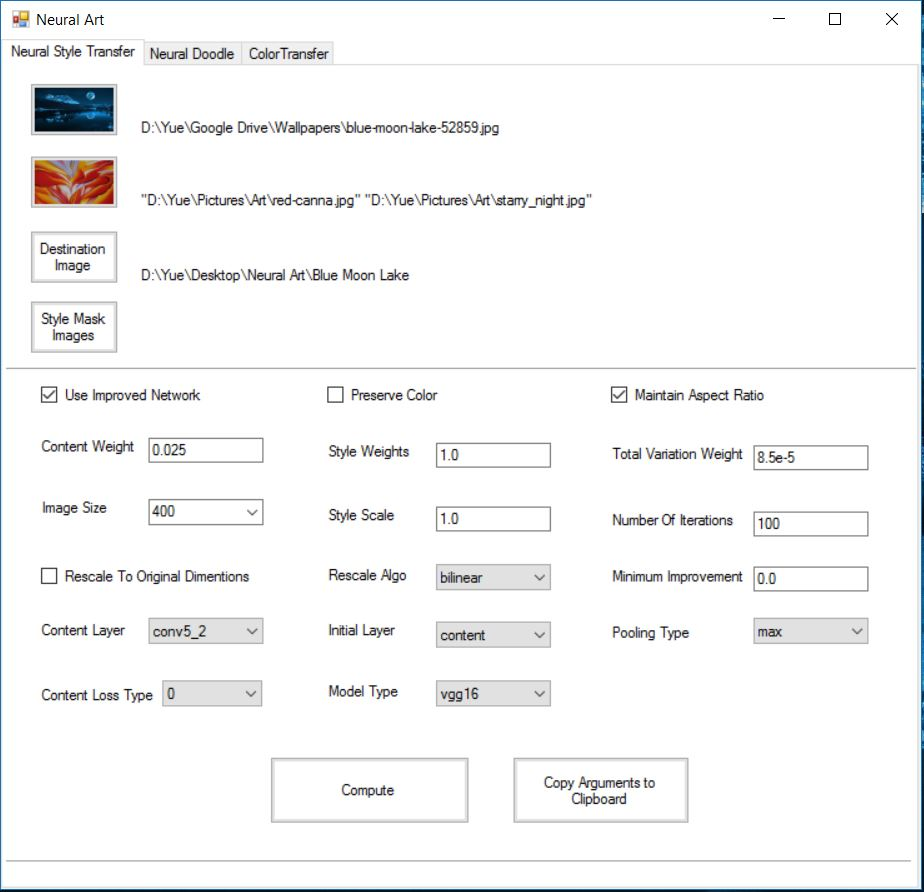
#> input picture images/Neural Art Windows.JPG, 924 x 892 px
$ python mask_transfer.py 'images/Neural Art Windows.JPG' 'images/Neural Art Windows.JPG' 'images/Neural Art Windows.JPG'   (older library calls are emulated)
#> lines starting #> are read from the running program, lines starting #| are printed output that depends on the picture
from __future__ import print_function
from __future__ import division
from __future__ import absolute_import

import argparse
import os
import numpy as np
from scipy.misc import imread, imresize, imsave


# util function to load masks
def load_mask(mask_path, shape):
    mask = imread(mask_path, mode="L") # Grayscale mask load
    width, height, _ = shape
    mask = imresize(mask, (width, height), interp='bicubic').astype('float32')

    # Perform binarization of mask
    mask[mask <= 127] = 0
    mask[mask > 128] = 255

    max = np.amax(mask)
    mask /= max

    return mask


# util function to apply mask to generated image
def mask_content(content, generated, mask):
    width, height, channels = generated.shape

    for i in range(width):
        for j in range(height):
            if mask[i, j] == 0.:
                generated[i, j, :] = content[i, j, :]

    return generated

parser = argparse.ArgumentParser(description='Neural style transfer color preservation.')

parser.add_argument('content_image', type=str, help='Path to content image')
parser.add_argument('generated_image', type=str, help='Path to generated image')
parser.add_argument('content_mask', type=str, help='Path to content mask')

args = parser.parse_args()

image_path = os.path.splitext(args.generated_image)[0] + "_masked.png"

generated_image = imread(args.generated_image, mode="RGB")
#> generated_image is the input picture: shape (892, 924, 3); mean R, G, B 245.1, 245.4, 245.6
img_width, img_height, channels = generated_image.shape
#> img_width = 892; img_height = 924; channels = 3

content_image = imread(args.content_image, mode='RGB')
content_image = imresize(content_image, (img_width, img_height), interp='bicubic')

mask = load_mask(args.content_mask, generated_image.shape)
#> in load_mask, `mask[mask <= 127] = 0`:
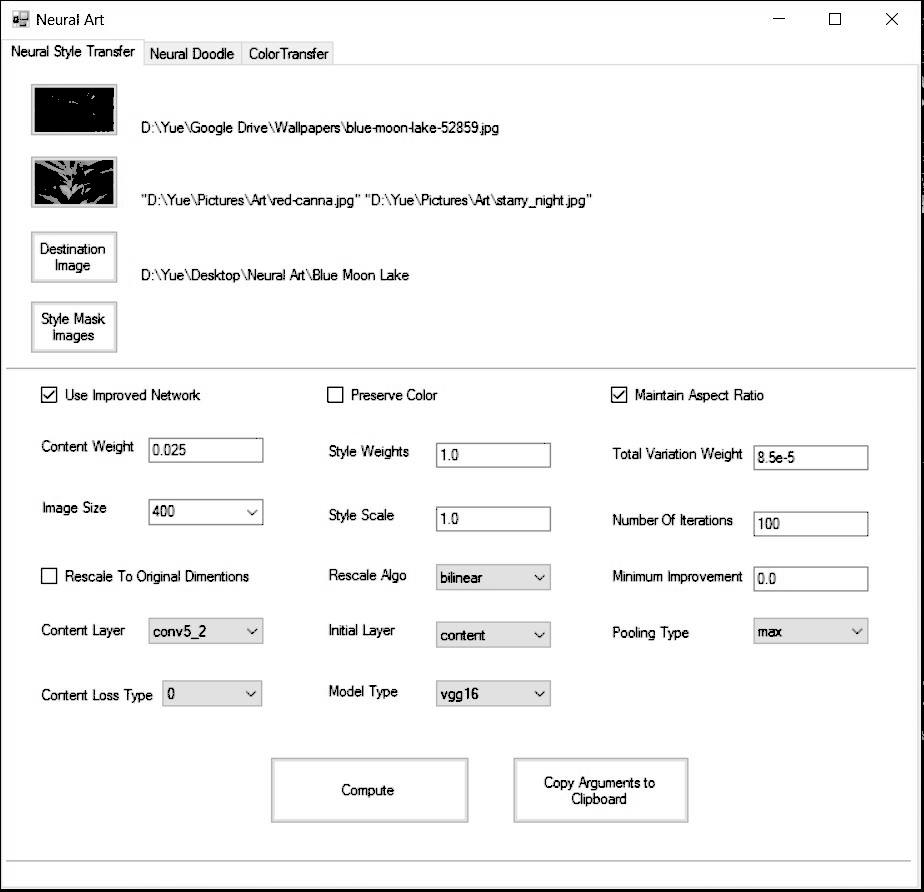
#> mask: shape (892, 924) float32; min 0, max 255, mean 243.2
#> in load_mask, `mask[mask > 128] = 255`:
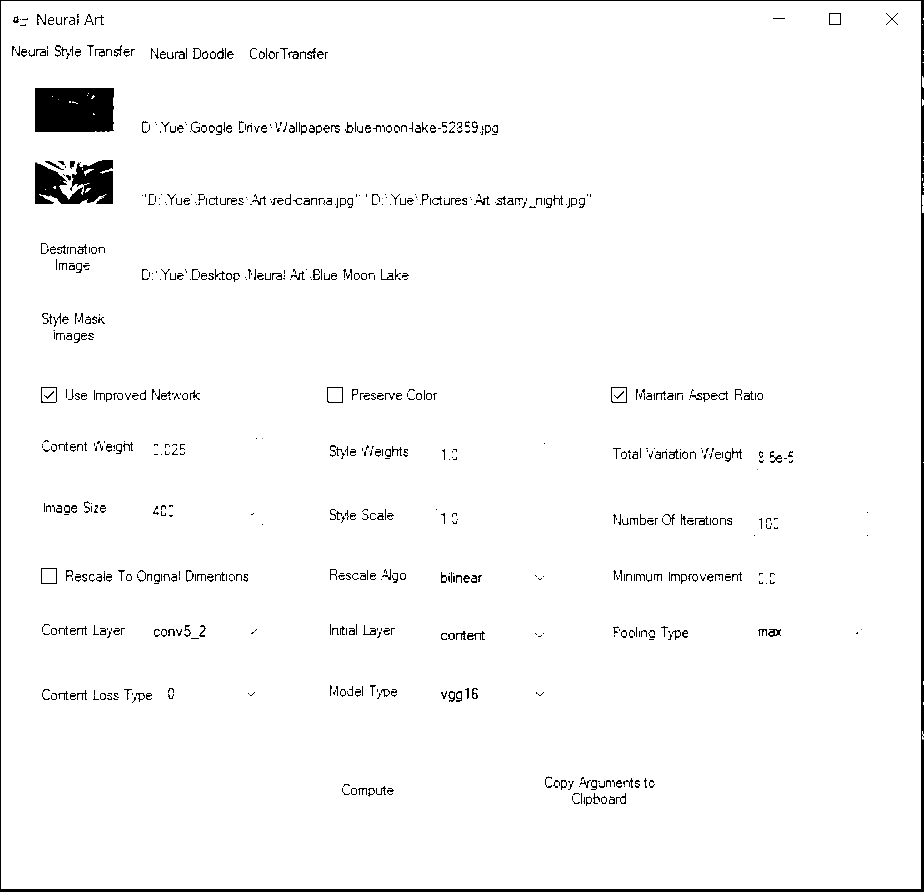
#> mask: shape (892, 924) float32; min 0, max 255, mean 247.4
#> in load_mask, `max = np.amax(mask)`: max = 255

img = mask_content(content_image, generated_image, mask)
imsave(image_path, img)

print("Image saved at path : %s" % image_path)
